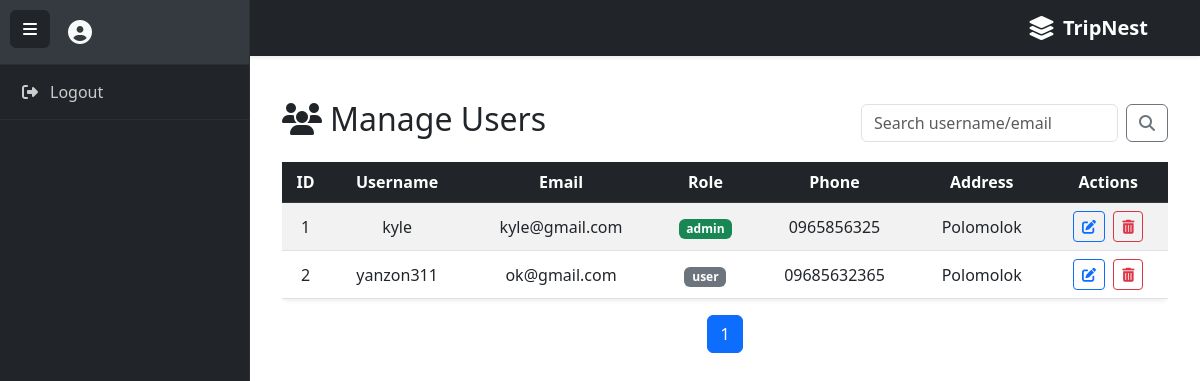
The page /CLIENT/manage_users.php on the database its author committed.
### tables this page shows
CREATE TABLE `users` (
  `id` int(11) NOT NULL,
  `username` varchar(20) NOT NULL,
  `email` varchar(25) NOT NULL,
  `phone` varchar(20) DEFAULT NULL,
  `address` varchar(35) DEFAULT NULL,
  `password` varchar(25) NOT NULL,
  `role` enum('admin','user') DEFAULT 'user',
  `created_at` timestamp NOT NULL DEFAULT current_timestamp()
);

### CLIENT/manage_users.php (the view, shortened to what this page needs)
  <?php
include_once "includes/config.php";
include_once "includes/header.php";
include_once "includes/sidebar.php";
include_once "includes/navbar.php";
$limit = 5;
$page = isset($_GET['page']) ? (int)$_GET['page'] : 1;
$start = ($page - 1) * $limit;
$search = isset($_GET['search']) ? trim($_GET['search']) : '';
$where = $search ? "WHERE username LIKE '%$search%' OR email LIKE '%$search%'" : '';
$total_result = $conn->query("SELECT COUNT(*) as total FROM users $where");
$total_users = $total_result->fetch_assoc()['total'];
$total_pages = ceil($total_users / $limit);
$sql = "SELECT * FROM users $where ORDER BY id ASC LIMIT $start, $limit";
$result = $conn->query($sql);
?>
<div id="main-content">
    <div class="container mt-4">
        <div class="d-flex justify-content-between align-items-center mb-3">
            <h2><i class="fas fa-users me-2"></i>Manage Users</h2>
            <form method="get" class="d-flex" role="search">
                <input type="text" name="search" class="form-control me-2" placeholder="Search username/email" value="<?= htmlspecialchars($search) ?>">
                <button type="submit" class="btn btn-outline-secondary"><i class="fas fa-search"></i></button>
            </form>
        </div>
        <div class="table-responsive">
            <table class="table table-striped table-hover shadow-sm rounded ">
            <thead class="table-dark text-center">
        <tr>
            <th>ID</th><th>Username</th><th>Email</th>
            <th>Role</th><th>Phone</th><th>Address</th><th>Actions</th>
        </tr>
    </thead>
    <tbody class="text-center align-middle">
        <?php if ($result && $result->num_rows > 0): ?>
            <?php while ($row = $result->fetch_assoc()): ?>
                <tr>
                    <td><?= $row['id'] ?></td>
                    <td><?= htmlspecialchars($row['username']) ?></td>
                    <td><?= htmlspecialchars($row['email']) ?></td>
                    <td><span class="badge bg-<?= $row['role'] === 'admin' ? 'success' : 'secondary' ?>"><?= $row['role'] ?></span></td>
                    <td><?= htmlspecialchars($row['phone']) ?></td>
                    <td><?= htmlspecialchars($row['address']) ?></td>
                    <td>
                        <a href="edit_user.php?id=<?= $row['id'] ?>" class="btn btn-sm btn-outline-primary me-1"><i class="fas fa-edit"></i></a>
                        <button class="btn btn-sm btn-outline-danger delete-btn" data-id="<?= $row['id'] ?>">
                            <i class="fas fa-trash-alt"></i>
                        </button>
                    </td>
                </tr>
            <?php endwhile; ?>
        <?php else: ?>
            <tr><td colspan="8">No users found.</td></tr>
        <?php endif; ?>
    </tbody>
</table>
        </div>
        <nav aria-label="Page navigation">
            <ul class="pagination justify-content-center">
                <?php for ($p = 1; $p <= $total_pages; $p++): ?>
                    <li class="page-item <?= $p == $page ? 'active' : '' ?>">
                        <a class="page-link" href="?page=<?= $p ?>&search=<?= urlencode($search) ?>"><?= $p ?></a>
                    </li>
                <?php endfor; ?>
            </ul>
        </nav>
    </div>
</div>
</body>
</html>

### CLIENT/includes/sidebar.php (style rules this page uses)
#main-content { margin-left: 250px; transition: margin-left 0.3s; padding: 20px; }

### rows shown on the page
users: id "1", username "kyle", email "kyle@gmail.com", role "admin", phone "0965856325", address "Polomolok"
users: id "2", username "yanzon311", email "ok@gmail.com", role "user", phone "09685632365", address "Polomolok"
